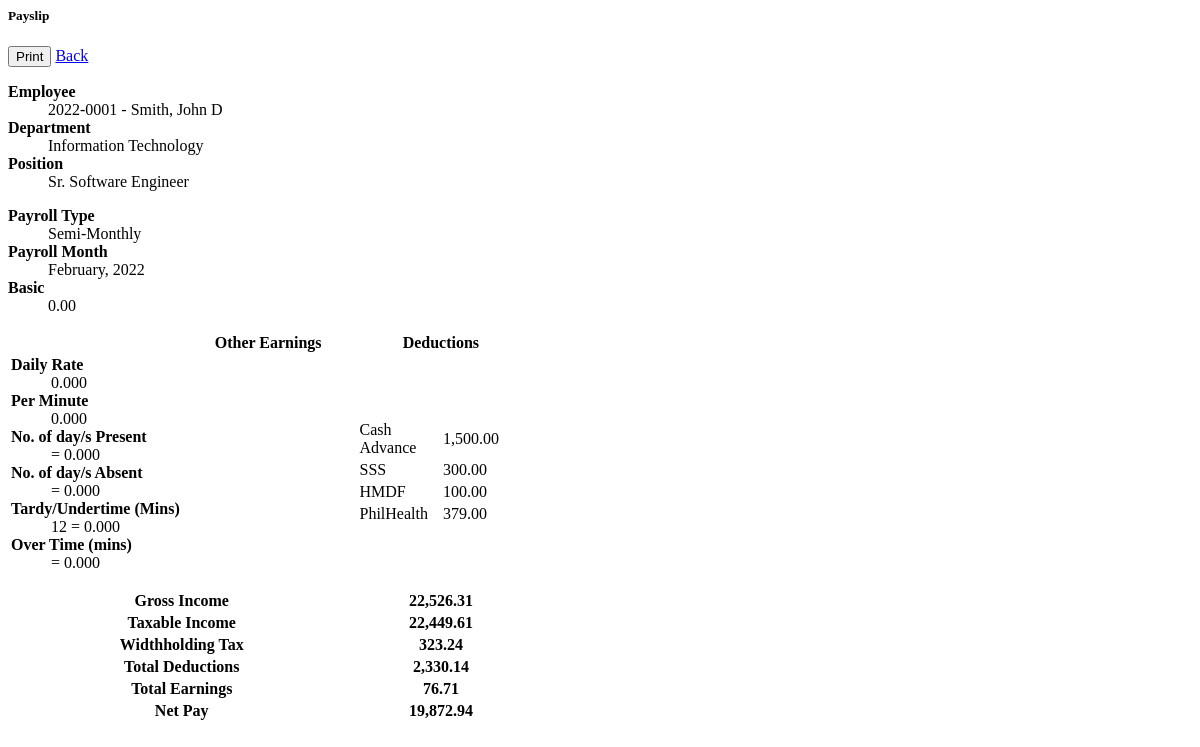
Screenshot of /spms/admin/view_payroll.php?id=2 with the database file from the repository.
### tables this page shows
CREATE TABLE IF NOT EXISTS `deduction_list` (
  `id` int(30) NOT NULL AUTO_INCREMENT PRIMARY KEY,
  `payroll_id` int(11) NOT NULL,
  `name` text NOT NULL,
  `amount` double NOT NULL DEFAULT 0,
  `date_created` timestamp NOT NULL DEFAULT current_timestamp(),
  KEY `payroll_id` (`payroll_id`)
);

### spms/DBConnection.php (called while the page is built, shortened)
<?php
Class DBConnection{
    function __construct(){
        $name = getenv('DB_NAME') ?: 'spms_db';
    }
}

### spms/admin/view_payroll.php (the view, shortened to what this page needs)
<?php
require_once("../DBConnection.php");
?>
<div class="card">
    <div class="card-header d-flex">
        <h5 class="card-title flex-grow-1">Payslip</h5>
        <div class="w-auto d-flex justify-content-end">
            <button type="button" class="btn btn-sm btn-success rounded-0 me-2" id="print"><i class="fa fa-print"></i> Print</button>
            <a class="btn btn-sm btn-dark rounded-0" href="./?page=payroll_list">Back</a>
        </div>
    </div>
    <div class="card-body">
        <div class="container-fluid" id="outprint">
            <div class="col-12">
                <div class="row">
                    <div class="col-6">
                        <dl>
                            <dt><b>Employee</b></dt>
                            <dd><?php echo $code." - ".$name ?></dd>
                            <dt><b>Department</b></dt>
                            <dd><?php echo $dept ?></dd>
                            <dt><b>Position</b></dt>
                            <dd><?php echo $desg ?></dd>
                        </dl>
                    </div>
                    <div class="col-6">
                        <dl>
                            <dt><b>Payroll Type</b></dt>
                            <dd><?php echo $payroll_type == 1 ? "Monthly" : "Semi-Monthly" ?></dd>
                            <dt><b>Payroll Month</b></dt>
                            <dd><?php echo date("F, Y",strtotime($payroll_month)) ?></dd>
                            <dt><b>Basic</b></dt>
                            <dd><?php echo $payroll_type == 1 ? number_format($monthly_rate,2) : number_format($monthly_rate /2,2) ?></dd>
                        </dl>
                    </div>
                </div>
                <div class="row">
                    <div class="col-md-12">
                        <table class="table table-bordered">
                            <colgroup>
                                <col width="33.33%">
                                <col width="33.33%">
                                <col width="33.33%">
                            </colgroup>
                            <thead>
                                <tr>
                                    <th class="p-1"></th>
                                    <th class="p-1">Other Earnings</th>
                                    <th class="p-1">Deductions</th>
                                </tr>
                            </thead>
                            <tbody>
                                <tr>
                                    <td class="py-1">
                                        <dl>
                                            <dt><b>Daily Rate</b></dt>
                                            <dd class="ps-4"><?php echo number_format($daily_rate,3) ?></dd>
                                            <dt><b>Per Minute</b></dt>
                                            <dd class="ps-4"><?php echo number_format($daily_rate/8/60,3) ?></dd>
                                            <dt><b>No. of day/s Present</b></dt>
                                            <dd class="ps-4"><?php echo $no_present ." = ".(number_format($daily_rate * $no_present,3)) ?></dd>
                                            <dt><b>No. of day/s Absent</b></dt>
                                            <dd class="ps-4"><?php echo $no_absences ." = ".(number_format($daily_rate * $no_absences,3)) ?></dd>
                                            <dt><b>Tardy/Undertime (Mins)</b></dt>
                                            <dd class="ps-4"><?php echo $late_undertime." = ".(number_format($per_minute * $late_undertime,3)) ?></dd>
                                            <dt><b>Over Time (mins)</b></dt>
                                            <dd class="ps-4"><?php echo $ot_min." = ".(number_format($per_minute * $ot_min,3)) ?></dd>
                                        </dl>
                                    </td>
                                    <td class="py-1">
                                        <table class="w-100">
                                            <colgroup>
                                            </colgroup>
                                        </table>
                                    </td>
                                    <td class="py-1">
                                        <table class="w-100">
                                            <colgroup>
                                                <col width="50%">
                                                <col width="50%">
                                            </colgroup>
                                            <tbody>
                                                <?php
                                                $deductions = $conn->query("SELECT * FROM `deduction_list` where payroll_id = '{$payroll_id}'");
                                                while($row=$deductions->fetch_array()):
                                                ?>
                                                <tr>
                                                    <td class="py-1">
                                                        <?php echo $row['name'] ?>
                                                    </td>
                                                    <td class="py-1 text-end"><?php echo number_format($row['amount'],2) ?></td>
                                                </tr>
                                                <?php endwhile; ?>
                                            </tbody>
                                        </table>
                                    </td>
                                </tr>
                            </tbody>
                            <tfoot>
                                <tr>
                                    <th class="text-end bg-info bg-opacity-25 py-1" colspan="2">Gross Income</th>
                                    <th class='text-end py-1'><?php echo number_format($gross_income,2) ?></th>
                                </tr>
                                <tr>
                                    <th class="text-end bg-info bg-opacity-25 py-1" colspan="2">Taxable Income</th>
                                    <th class='text-end py-1'><?php echo number_format($taxable_income,2) ?></th>
                                </tr>
                                <tr>
                                    <th class="text-end bg-info bg-opacity-25 py-1" colspan="2">Widthholding Tax</th>
                                    <th class='text-end py-1'><?php echo number_format($withholding_tax,2) ?></th>
                                </tr>
                                <tr>
                                    <th class="text-end bg-info bg-opacity-25 py-1" colspan="2">Total Deductions</th>
                                    <th class='text-end py-1'><?php echo number_format($total_deduction,2) ?></th>
                                </tr>
                                <tr>
                                    <th class="text-end bg-info bg-opacity-25 py-1" colspan="2">Total Earnings</th>
                                    <th class='text-end py-1'><?php echo number_format($total_earnings,2) ?></th>
                                </tr>
                                <tr>
                                    <th class="text-end bg-info bg-opacity-25 py-1" colspan="2">Net Pay</th>
                                    <th class='text-end py-1 fs-5 fw-bold'><?php echo number_format($net_pay,2) ?></th>
                                </tr>
                            </tfoot>
                        </table>
                    </div>
                </div>
            </div>
        </div>
    </div>
</div>

### rows the page displays
deduction_list: name "Cash Advance", amount "1,500.00"
deduction_list: name "SSS", amount "300.00"
deduction_list: name "HMDF", amount "100.00"
deduction_list: name "PhilHealth", amount "379.00"

### other values shown
$code "2022-0001"
$name "Smith, John D"
$dept "Information Technology"
$desg "Sr. Software Engineer"
date("F, Y",strtotime($payroll_month)) "February, 2022"
$monthly_rate /2 "0.00"
$daily_rate "0.000"
$daily_rate/8/60 "0.000"
$daily_rate * $no_present "0.000"
$daily_rate * $no_absences "0.000"
$late_undertime "12"
$per_minute * $late_undertime "0.000"
$per_minute * $ot_min "0.000"
$gross_income "22,526.31"
$taxable_income "22,449.61"
